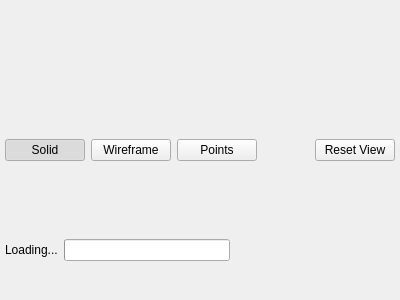
<?xml version="1.0" encoding="UTF-8"?>
<ui version="4.0">
 <class>Viewer3DWidget</class>
 <widget class="QWidget" name="Viewer3DWidget">
  <property name="geometry">
   <rect>
    <x>0</x>
    <y>0</y>
    <width>400</width>
    <height>300</height>
   </rect>
  </property>
  <property name="minimumSize">
   <size>
    <width>400</width>
    <height>300</height>
   </size>
  </property>
  <property name="windowTitle">
   <string>VTK 3D Model Viewer</string>
  </property>
  <layout class="QVBoxLayout" name="verticalLayout">
   <property name="spacing">
    <number>0</number>
   </property>
   <property name="leftMargin">
    <number>0</number>
   </property>
   <property name="topMargin">
    <number>0</number>
   </property>
   <property name="rightMargin">
    <number>0</number>
   </property>
   <property name="bottomMargin">
    <number>0</number>
   </property>
   <item>
    <widget class="QWidget" name="vtk_container" native="true">
     <layout class="QVBoxLayout" name="vtk_layout">
      <property name="spacing">
       <number>0</number>
      </property>
      <property name="leftMargin">
       <number>0</number>
      </property>
      <property name="topMargin">
       <number>0</number>
      </property>
      <property name="rightMargin">
       <number>0</number>
      </property>
      <property name="bottomMargin">
       <number>0</number>
      </property>
     </layout>
    </widget>
   </item>
   <item>
    <widget class="QWidget" name="control_panel">
     <layout class="QHBoxLayout" name="control_layout">
      <property name="leftMargin">
       <number>5</number>
      </property>
      <property name="topMargin">
       <number>5</number>
      </property>
      <property name="rightMargin">
       <number>5</number>
      </property>
      <property name="bottomMargin">
       <number>5</number>
      </property>
      <item>
       <widget class="QPushButton" name="solid_button">
        <property name="text">
         <string>Solid</string>
        </property>
        <property name="checkable">
         <bool>true</bool>
        </property>
        <property name="checked">
         <bool>true</bool>
        </property>
       </widget>
      </item>
      <item>
       <widget class="QPushButton" name="wireframe_button">
        <property name="text">
         <string>Wireframe</string>
        </property>
        <property name="checkable">
         <bool>true</bool>
        </property>
       </widget>
      </item>
      <item>
       <widget class="QPushButton" name="points_button">
        <property name="text">
         <string>Points</string>
        </property>
        <property name="checkable">
         <bool>true</bool>
        </property>
       </widget>
      </item>
      <item>
       <spacer name="horizontalSpacer">
        <property name="orientation">
         <enum>Qt::Horizontal</enum>
        </property>
        <property name="sizeHint" stdset="0">
         <size>
          <width>40</width>
          <height>20</height>
         </size>
        </property>
       </spacer>
      </item>
      <item>
       <widget class="QPushButton" name="reset_button">
        <property name="text">
         <string>Reset View</string>
        </property>
       </widget>
      </item>
     </layout>
    </widget>
   </item>
   <item>
    <widget class="QWidget" name="progress_frame">
     <property name="visible">
      <bool>false</bool>
     </property>
     <layout class="QHBoxLayout" name="progress_layout">
      <property name="leftMargin">
       <number>5</number>
      </property>
      <property name="topMargin">
       <number>5</number>
      </property>
      <property name="rightMargin">
       <number>5</number>
      </property>
      <property name="bottomMargin">
       <number>5</number>
      </property>
      <item>
       <widget class="QLabel" name="progress_label">
        <property name="text">
         <string>Loading...</string>
        </property>
       </widget>
      </item>
      <item>
       <widget class="QProgressBar" name="progress_bar">
        <property name="visible">
         <bool>false</bool>
        </property>
       </widget>
      </item>
      <item>
       <spacer name="progressSpacer">
        <property name="orientation">
         <enum>Qt::Horizontal</enum>
        </property>
        <property name="sizeHint" stdset="0">
         <size>
          <width>40</width>
          <height>20</height>
         </size>
        </property>
       </spacer>
      </item>
     </layout>
    </widget>
   </item>
  </layout>
 </widget>
 <resources/>
 <connections/>
</ui>
